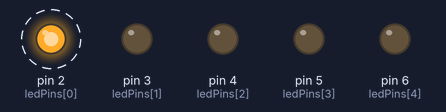
Recording of a sketch running on a simulated Arduino Uno, built with avr-gcc and run on an emulated ATmega328P. Shown: output pins drawn as LEDs (lit = HIGH). Dashed ring = blinking.

Above: at 0.05 s.
Timing chart, 0 to 3.0 s (numbered marks = the images above):
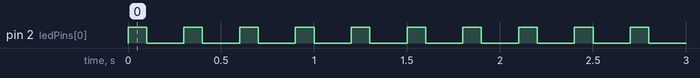

The sketch:

lab1a.ino
```cpp
const int ledPins[] = {2, 3, 4, 5, 6};

void setup() {
  for (int i = 0; i < 5; i++) {
    pinMode(ledPins[i], OUTPUT);
  }
}

void loop() {
  for (int i = 0; i < 5; i+2) {
    digitalWrite(ledPins[i], HIGH);
     delay(100);
    digitalWrite(ledPins[i],LOW);
    delay(200);
  }
  for (int i = 5; i >= 0; i-2) {
    digitalWrite(ledPins[i], HIGH);
     delay(100);
    digitalWrite(ledPins[i],LOW);
    delay(200);
  }

}
```

Measured:
- by itself, pin 2 (ledPins[0]): alternates HIGH for 0.10 s and LOW for 0.20 s
